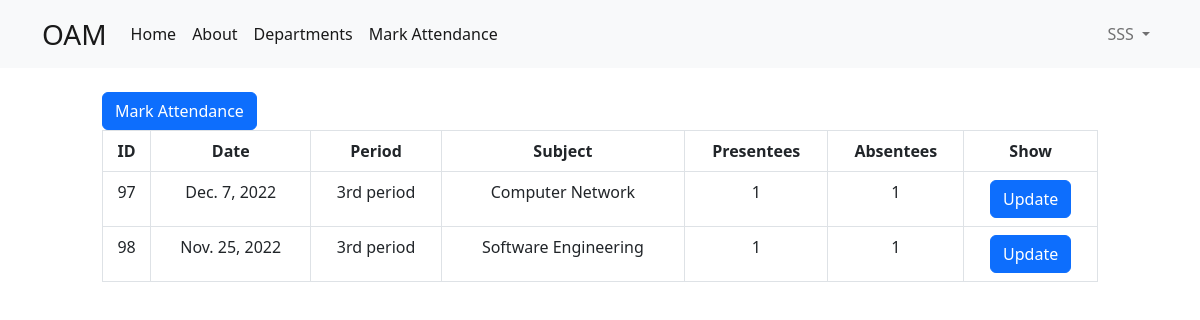
The page /show_attendance/CSM-A (signed in) on the database its author committed.
### core/models.py (models this page shows, shortened)
class User(AbstractUser):
    user_type        = models.CharField(
                    max_length = 10,
                    choices = user_types,
                    default='student',
                    null = False,
                )
    gender      = models.CharField(
                    max_length=50,
                    choices=sex_choice,
                    default='Male'
                )
    dob         = models.DateField(
                    _("date of birth"),
                    default=date.today,
                    null = True,
                    blank = True,
                    help_text="Please use the following format: <em>YYYY-MM-DD</em>."
                )
    date_joined = models.DateTimeField(_("date joined"), default=timezone.now)
    class Meta:
        ordering    = [
                        'first_name',
                        'last_name',
                        'dob',
                        'email',
                        'gender'
                    ]

### att/models.py (models this page shows)
class Subject(models.Model):
    name = models.CharField(max_length=50)
    short_name = models.CharField(max_length=50, default='X')
    def __str__(self):
        return self.name

class Period(models.Model):
    date        = models.DateField(default = timezone.now)
    hour        = models.CharField(max_length = 15, choices = time_slots)
    def __str__(self):
        return f" {self.hour} on {self.date}"

### att/views.py (the view)
@login_required
@faculty_login_required
def show_attendance(request, section_name):
    section     =Section.objects.get(name = section_name)
    periods     = Section.objects.get(name = section_name).periods.all()
    section_attendance = Attendance.objects.filter(section=section)
    ids, hours, dates, subjects, presentees, absentees = [], [], [], [], [], []
    for each_period in periods.all():
        student_attendance = section_attendance.filter(period = each_period).all()
        ids.append(each_period.id)
        dates.append(each_period.date)
        hours.append(each_period.hour)
        subjects.append(student_attendance[0].subject)
        print(student_attendance)
        p, a = 0, 0
        for each_student in student_attendance:
            if each_student.student_status == 'Present':
                p += 1
            else:
                a += 1
        presentees.append(p)
        absentees.append(a)
    return render(request, 'show_periods.html', {
        'periods' : zip(
                        ids,
                        dates,
                        hours,
                        subjects,
                        presentees,
                        absentees
                    ),
         'section' : section,
    })

### att/models.py (called while the page is built)
    def __str__(self):
        return self.name

    def __str__(self) -> str:
        return f"{self.student.user.first_name} {self.student.user.last_name} is {self.student_status} for {self.period}"

### templates/show_periods.html
{% extends 'base.html' %}
{% block body %}
<div class="row justify-content-center">
    <div class="col-10">
        <a
            href="/mark_attendance/{{ section }}/new"
            class="btn btn-primary"
        >
            Mark Attendance
        </a>
        <div class="flex flex-col">
            <table class="min-w-full border text-center table table-hover table-bordered">
                <thead class="border-b">
                    <tr>
                        <th scope="col">ID          </th>
                        <th scope="col">Date        </th>
                        <th scope="col">Period      </th>
                        <th scope="col">Subject     </th>
                        <th scope="col">Presentees  </th>
                        <th scope="col">Absentees   </th>
                        <th scope="col">Show        </th>
                    </tr>
                </thead>
                <tbody>
                    {% for id, date, hour, subject, presentee, absentee in periods %}
                        <tr class="border-b">
                            <td scope="row">
                                {{ id }}
                            </td>
                            <td >
                                {{ date }}
                            </td>
                            <td >
                                {{ hour }}
                            </td>
                            <td >
                                {{ subject }}
                            </td>
                            <td >
                                {{ presentee }}
                            </td>
                            <td >
                                {{ absentee }}
                            </td>
                            <td>
                                <a
                                    href="/update_attendance/{{ section }}/{{ id }}"
                                    class = "btn btn-primary"
                                >
                                    Update
                                </a>
                            </td>
                        </tr>
                    {% endfor %}
                </tbody>
            </table>
        </div>
    </div>
</div>
{% endblock body %}

### templates/nav.html (shortened to what this page needs)
<nav class="navbar navbar-expand-lg bg-light mb-4">
    <div class="container   ">
      <a class="navbar-brand fs-3" href="{% url 'home' %}">OAM</a>
      <div class="collapse navbar-collapse" id="navbarSupportedContent">
        <ul class="navbar-nav me-auto mb-2 mb-lg-0">
          <li class="nav-item">
            <a class="nav-link active" aria-current="page" href="{% url 'home' %}">Home</a>
          </li>
          <li class="nav-item">
            <a class="nav-link active" aria-current="page" href="{% url 'about' %}">About</a>
          </li>
          {% if user.is_authenticated and user.user_type != 'student' %}
          <li class="nav-item">
            <a class="nav-link active" aria-current="page" href="{% url 'departments' %}">Departments</a>
          </li>
          <li class="nav-item">
            <a class="nav-link active" aria-current="page" href="{% url 'view_sections' %}">Mark Attendance</a>
          </li>
          {% endif %}
        </ul>
				{% if user.is_authenticated %}
					<ul class="navbar-nav mr-0 mb-2 mb-lg-0">
						<li class="nav-item dropdown">
							<a class="nav-link dropdown-toggle" href="#" role="button" data-bs-toggle="dropdown" aria-expanded="false">
								{{ user.username }}
							</a>
						</li>
					</ul>
        {% else %}
					<div class="form-inline my-2 my-lg-0">
						<a href="{% url 'login' %}" class="btn btn-outline-success">Login</a>
						<a href="{% url 'signup' %}" class="btn btn-primary ml-3">Signup</a>
					</div>
				{% endif %}
      </div>
    </div>
  </nav>

### rows shown on the page
User: username "SSS"
Subject: id "97", date "Dec. 7, 2022", hour "3rd period", name "Computer Network", id "1"
Subject: id "98", date "Nov. 25, 2022", hour "3rd period", name "Software Engineering", presentee "1", absentee "1"
